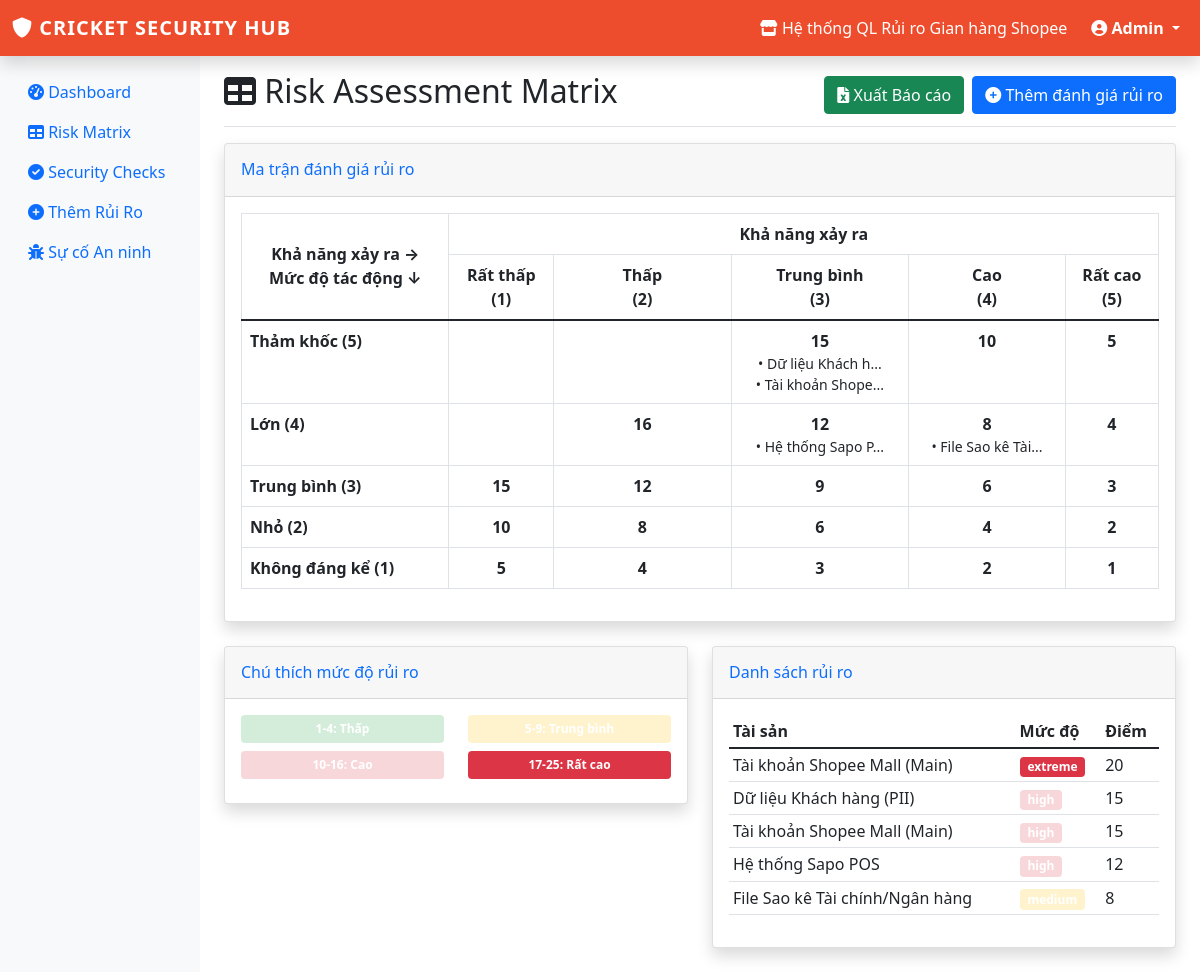
The app's page /risk-matrix (signed in) with its own data.
### tables this page shows
CREATE TABLE risk_assessments (
    id INTEGER PRIMARY KEY AUTOINCREMENT,
    asset_id INTEGER,
    threat_description TEXT NOT NULL,
    vulnerability_description TEXT NOT NULL,
    likelihood TEXT CHECK(likelihood IN ('rare', 'unlikely', 'possible', 'likely', 'almost_certain')) NOT NULL,
    impact TEXT CHECK(impact IN ('insignificant', 'minor', 'moderate', 'major', 'catastrophic')) NOT NULL,
    risk_score INTEGER,
    risk_level TEXT CHECK(risk_level IN ('low', 'medium', 'high', 'extreme')) NOT NULL,
    existing_controls TEXT,
    assessed_by INTEGER,
    assessment_date DATE NOT NULL,
    FOREIGN KEY (asset_id) REFERENCES information_assets(id),
    FOREIGN KEY (assessed_by) REFERENCES employees(id)
);

CREATE TABLE information_assets (
    id INTEGER PRIMARY KEY AUTOINCREMENT,
    asset_name VARCHAR(200) NOT NULL,
    asset_type TEXT CHECK(asset_type IN ('account', 'data', 'system', 'financial')) NOT NULL,
    description TEXT,
    owner_id INTEGER,
    confidentiality_level TEXT CHECK(confidentiality_level IN ('low', 'medium', 'high', 'critical')) NOT NULL,
    integrity_level TEXT CHECK(integrity_level IN ('low', 'medium', 'high', 'critical')) NOT NULL,
    availability_level TEXT CHECK(availability_level IN ('low', 'medium', 'high', 'critical')) NOT NULL,
    created_at TIMESTAMP DEFAULT CURRENT_TIMESTAMP,
    FOREIGN KEY (owner_id) REFERENCES employees(id)
);

### app.py (the view)
@app.route('/risk-matrix')
def risk_matrix():
    if 'user_id' not in session:
        return redirect(url_for('login'))
    db = get_db()
    risks = db.execute("""
        SELECT ra.*, ia.asset_name, ia.asset_type
        FROM risk_assessments ra
        JOIN information_assets ia ON ra.asset_id = ia.id
        ORDER BY ra.risk_score DESC
    """).fetchall()
    return render_template('risk_matrix.html', risks=risks, RISK_MATRIX=RISK_MATRIX)

### app.py (called while the page is built)
def get_db():
    if 'db' not in g:
        g.db = sqlite3.connect(Config.DATABASE_PATH)
        g.db.row_factory = sqlite3.Row
    return g.db

### templates/risk_matrix.html (shortened to what this page needs)
{% extends "base.html" %}
{% block content %}
<div class="d-flex justify-content-between flex-wrap flex-md-nowrap align-items-center pt-3 pb-2 mb-3 border-bottom">
    <h1 class="h2"><i class="fas fa-table"></i> Risk Assessment Matrix</h1>
    <div class="btn-toolbar mb-2 mb-md-0">
        <div class="btn-group me-2">
            <a href="{{ url_for('export_risks') }}" class="btn btn-success">
                <i class="fas fa-file-excel"></i> Xuất Báo cáo
            </a>
        </div>
        <a href="{{ url_for('add_risk') }}" class="btn btn-primary">
            <i class="fas fa-plus-circle"></i> Thêm đánh giá rủi ro
        </a>
    </div>
</div>
<div class="card shadow mb-4">
    <div class="card-header py-3">
        <h6 class="m-0 font-weight-bold text-primary">Ma trận đánh giá rủi ro</h6>
    </div>
    <div class="card-body">
        <div class="table-responsive">
            <table class="table table-bordered risk-matrix">
                <thead>
                    <tr>
                        <th rowspan="2" class="text-center align-middle">Khả năng xảy ra →<br>Mức độ tác động ↓</th>
                        <th colspan="5" class="text-center">Khả năng xảy ra</th>
                    </tr>
                    <tr>
                        <th class="text-center">Rất thấp<br>(1)</th>
                        <th class="text-center">Thấp<br>(2)</th>
                        <th class="text-center">Trung bình<br>(3)</th>
                        <th class="text-center">Cao<br>(4)</th>
                        <th class="text-center">Rất cao<br>(5)</th>
                    </tr>
                </thead>
                <tbody>
                    {% set impacts = ['catastrophic', 'major', 'moderate', 'minor', 'insignificant'] %}
                    {% set likelihoods = ['almost_certain', 'likely', 'possible', 'unlikely', 'rare'] %}
                    {% for impact in impacts %}
                    <tr>
                        <td class="fw-bold">
                            {% if impact == 'catastrophic' %}Thảm khốc (5)
                            {% elif impact == 'major' %}Lớn (4)
                            {% elif impact == 'moderate' %}Trung bình (3)
                            {% elif impact == 'minor' %}Nhỏ (2)
                            {% else %}Không đáng kể (1)
                            {% endif %}
                        </td>
                        {% for likelihood in likelihoods %}
                        {% set score = RISK_MATRIX[likelihood][impact] %}
                        <td class="text-center
                            {% if score <= 4 %}risk-low
                            {% elif score <= 9 %}risk-medium
                            {% elif score <= 16 %}risk-high
                            {% else %}risk-extreme text-white
                            {% endif %}">
                            <strong>{{ score }}</strong>
                            <div class="small">
                                {% for risk in risks %}
                                {% if risk.likelihood == likelihood and risk.impact == impact %}
                                <div class="risk-item"
                                     data-bs-toggle="tooltip"
                                     title="{{ risk.asset_name }}: {{ risk.threat_description }}">
                                    • {{ risk.asset_name[:15] }}...
                                </div>
                                {% endif %}
                                {% endfor %}
                            </div>
                        </td>
                        {% endfor %}
                    </tr>
                    {% endfor %}
                </tbody>
            </table>
        </div>
    </div>
</div>
<div class="row">
    <div class="col-md-6">
        <div class="card shadow mb-4">
            <div class="card-header py-3">
                <h6 class="m-0 font-weight-bold text-primary">Chú thích mức độ rủi ro</h6>
            </div>
            <div class="card-body">
                <div class="row">
                    <div class="col-md-6 mb-2">
                        <span class="badge risk-low p-2 w-100">1-4: Thấp</span>
                    </div>
                    <div class="col-md-6 mb-2">
                        <span class="badge risk-medium p-2 w-100">5-9: Trung bình</span>
                    </div>
                    <div class="col-md-6 mb-2">
                        <span class="badge risk-high p-2 w-100">10-16: Cao</span>
                    </div>
                    <div class="col-md-6 mb-2">
                        <span class="badge risk-extreme p-2 w-100 text-white">17-25: Rất cao</span>
                    </div>
                </div>
            </div>
        </div>
    </div>
    <div class="col-md-6">
        <div class="card shadow mb-4">
            <div class="card-header py-3">
                <h6 class="m-0 font-weight-bold text-primary">Danh sách rủi ro</h6>
            </div>
            <div class="card-body">
                <div class="table-responsive">
                    <table class="table table-sm">
                        <thead>
                            <tr>
                                <th>Tài sản</th>
                                <th>Mức độ</th>
                                <th>Điểm</th>
                            </tr>
                        </thead>
                        <tbody>
                            {% for risk in risks %}
                            <tr>
                                <td>{{ risk.asset_name }}</td>
                                <td>
                                    <span class="badge
                                        {% if risk.risk_level == 'low' %}risk-low
                                        {% elif risk.risk_level == 'medium' %}risk-medium
                                        {% elif risk.risk_level == 'high' %}risk-high
                                        {% else %}risk-extreme text-white
                                        {% endif %}">
                                        {{ risk.risk_level }}
                                    </span>
                                </td>
                                <td>{{ risk.risk_score }}</td>
                            </tr>
                            {% endfor %}
                        </tbody>
                    </table>
                </div>
            </div>
        </div>
    </div>
</div>
{% endblock %}

### templates/base.html (style rules this page uses)
.risk-low { background-color: #d4edda; }
.risk-medium { background-color: #fff3cd; }
.risk-high { background-color: #f8d7da; }
.risk-extreme { background-color: #dc3545; color: white; }

### records on screen
risk_assessments: asset_name "Dữ liệu Khách h", asset_name "Dữ liệu Khách hàng (PII)", risk_level "high", risk_score "15"
risk_assessments: asset_name "Tài khoản Shope", asset_name "Tài khoản Shopee Mall (Main)", risk_level "high", risk_score "15"
risk_assessments: asset_name "Hệ thống Sapo P", asset_name "Hệ thống Sapo POS", risk_level "high", risk_score "12"
risk_assessments: asset_name "File Sao kê Tài", asset_name "File Sao kê Tài chính/Ngân hàng", risk_score "8"
risk_assessments: asset_name "Tài khoản Shopee Mall (Main)", risk_level "extreme", risk_score "20"

### other values on screen
{{ session.full_name }} "Admin"
{{ score }} "15" "10" "5" "16" "12" "8" "4" "15" "12" "9" "6" "3" "10" "8" "6" "4" "2" "5" "4" "3" "2" "1"
